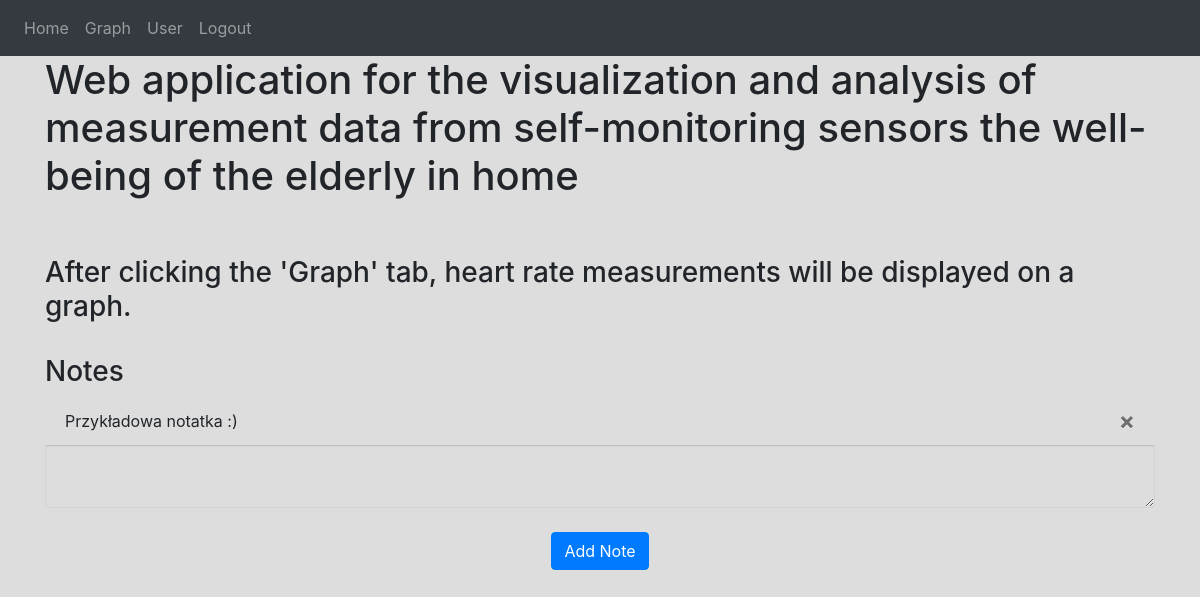
Page / (signed in) on the earlier database version.
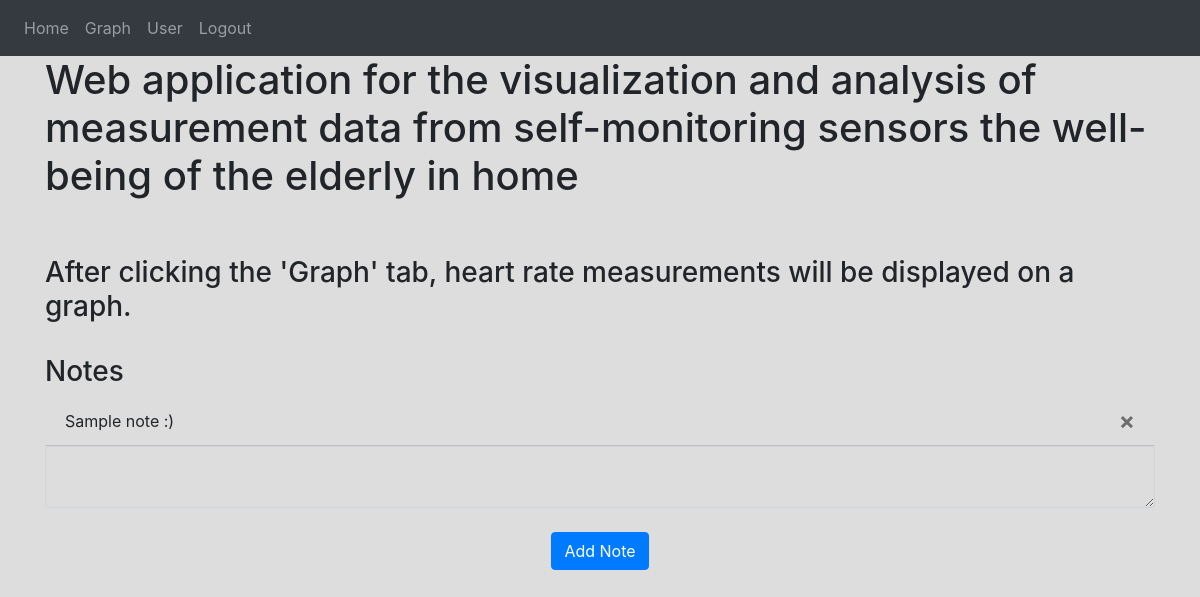
Same page on the later database version.
### website/models.py (models this page shows)
class Note(db.Model):
    id = db.Column(db.Integer, primary_key=True)
    data = db.Column(db.String(10000))
    date = db.Column(db.DateTime(timezone=True), default=func.now())
    user_id = db.Column(db.Integer, db.ForeignKey('user.id')) #relacja jedna do wielu (jeden user i wiele notatek);

### website/views.py (the view, shortened to what this page needs)
@views.route('/', methods=['GET', 'POST'])
@login_required
def home():
    user_id=current_user.id
    user_name=current_user.first_name
    return render_template("home.html", user=current_user,  user_id=user_id, user_name=user_name)

### website/__init__.py (called while the page is built)
def create_app(database_uri="sqlite:///database.db"):
    app = Flask(__name__)
    app.config["SECRET_KEY"] = "hjshjhdjah kjshkjdhjs"
    app.config["SQLALCHEMY_DATABASE_URI"] = "sqlite:///database.db"
    db.init_app(app)
    from .views import views
    from .auth import auth
    app.register_blueprint(views, url_prefix='/')
    app.register_blueprint(auth, url_prefix='/')
    from .models import User, Note, Measurement, Graph # importujemy, zeby zdefiniowa te klasy opisane w models.py
    with app.app_context():
        db.create_all()
    login_manager = LoginManager()
    login_manager.login_view = 'auth.login'
    login_manager.init_app(app)
    @login_manager.user_loader
    def load_user(id):
        return User.query.get(int(id))
    return app

### website/templates/home.html
{% extends "base.html" %} {% block title %}Home{% endblock %} {% block content
    %}
     <strong><h1>Web application for the visualization and analysis of measurement data from self-monitoring sensors the well-being of the elderly in home    </h1></strong>
     <br />
     <br />
     <h3>After clicking the 'Graph' tab, heart rate measurements will be displayed on a graph. </h3>
     <br />
    <h3>Notes</h3>
    <ul class="list-group list-group-flush" id="notes" >
      {% for note in user.notes %}
      <li class="list-group-item" style="background-color:#DDDDDD">
        {{ note.data }}
        <button type="button" class="close" onClick="deleteNote({{ note.id }})">
          <span aria-hidden="true">&times;</span>
        </button>
      </li>
      {% endfor %}
    </ul>
    <form method="POST">
      <textarea name="note" id="note" class="form-control" style="background-color:#DDDDDD"></textarea>
      <br />
      <div align="center">
        <button type="submit" class="btn btn-primary">Add Note</button>
      </div>
    </form>
    {% endblock %}

### website/templates/base.html (shortened to what this page needs)
<!DOCTYPE html>
<html>
    <head>
        <link
            rel="stylesheet"
            href="https://stackpath.bootstrapcdn.com/bootstrap/4.4.1/css/bootstrap.min.css"
        />
        <link
            rel="stylesheet"
            href="https://stackpath.bootstrapcdn.com/font-awesome/4.7.0/css/font-awesome.min.css"
        />
    </head>
    <body  style="background-color:#DDDDDD">
        <nav class="navbar navbar-expand-lg navbar-dark bg-dark">
            <div class="collapse navbar-collapse" id="navbar">
                <div class="navbar-nav">
                    {% if user.is_authenticated %}
                    <a class="nav-item nav-link" id="home" href="/">Home</a>
                    <a class="nav-item nav-link" id="graph" href="/graph">Graph</a>
                    <a class="nav-item nav-link" id="logout" href="/user">User</a>
                    <a class="nav-item nav-link" id="logout" href="/logout">Logout</a>
                    {% else %}
                    <a class="nav-item nav-link" id="login" href="/login">Login</a>
                    <a class="nav-item nav-link" id="signUp" href="/sign-up">Sign Up</a>
                    {% endif %}
                </div>
            </div>
        </nav>
        <div class="container">
        {% block content %}
        {% endblock %}
        </div>
  </body>
</html>

Differences in the rows shown:
removed Note: data "Przykładowa notatka :)"
added Note: data "Sample note :)"
